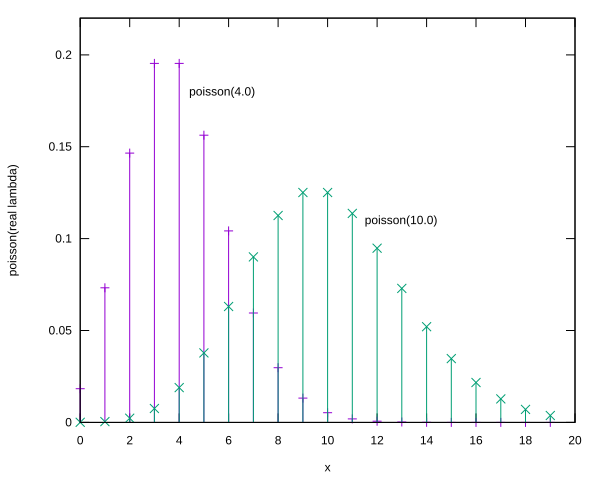

Write gnuplot code to recreate this figure.
################################################################################
# Copyright (c) 2010, 2020 Contributors to the Eclipse Foundation
#
# See the NOTICE file(s) distributed with this work for additional
# information regarding copyright ownership.
#
# This program and the accompanying materials are made available under the terms
# of the MIT License which is available at https://opensource.org/licenses/MIT
#
# SPDX-License-Identifier: MIT
################################################################################

set terminal svg
#set grid back
#set xrange [0:10]
set yrange [0:0.22]
set xlabel "x"
set ylabel "poisson(real lambda)"
#set samples 2000
set output "poisson.svg"
set nokey
set label "poisson(4.0)" at 4.4, 0.18
set label "poisson(10.0)" at 11.5, 0.11
set style data impulses
plot "poisson_4.0.dat" using 1:2 with impulses linetype 1, \
     "poisson_4.0.dat" using 1:2 with points linetype 1, \
     "poisson_10.0.dat" using 1:2 with impulses linetype 2, \
     "poisson_10.0.dat" using 1:2 with points linetype 2

